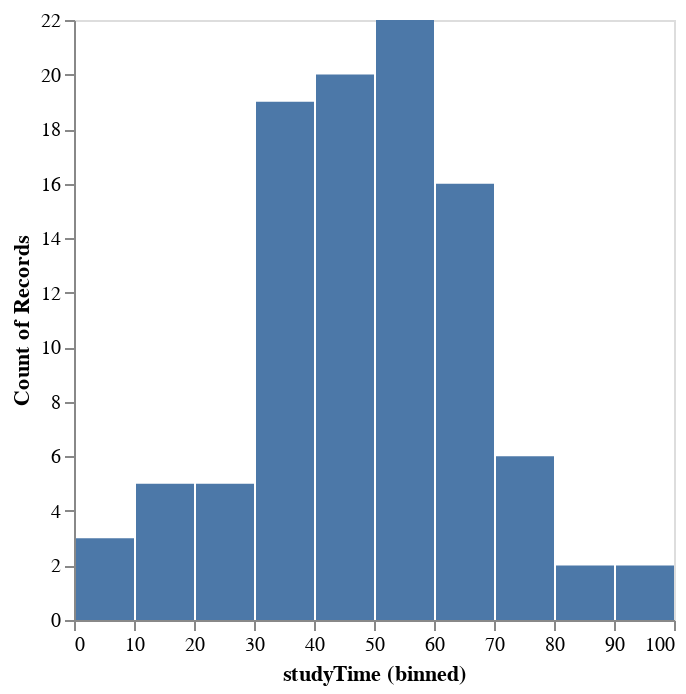

Notebook cell for this chart:
### Code cell
DeepnoteChart(data, """{"layer":[{"layer":[{"mark":{"clip":true,"type":"bar","tooltip":true},"encoding":{"x":{"bin":true,"axis":{"grid":false},"sort":null,"type":"quantitative","field":"studyTime","scale":{"type":"linear"}},"y":{"axis":{"grid":false},"sort":null,"scale":{"type":"linear"},"aggregate":"count"}}}]}],"title":"","config":{"legend":{}},"$schema":"https://vega.github.io/schema/vega-lite/v5.json","encoding":{},"usermeta":{"tooltipDefaultMode":true}}""")

### Figure 1 — Vega-Lite specification as saved in the notebook (floating-point values rounded to 4 significant figures)
{"$schema": "https://vega.github.io/schema/vega-lite/v5.json", "encoding": {}, "layer": [{"layer": [{"mark": {"type": "bar", "tooltip": true, "clip": true}, "encoding": {"x": {"field": "studyTime", "type": "quantitative", "bin": true, "sort": null, "axis": {"grid": false}, "scale": {"type": "linear"}}, "y": {"aggregate": "count", "sort": null, "axis": {"grid": false}, "scale": {"type": "linear"}}}}]}], "title": "", "config": {"legend": {}}, "usermeta": {"tooltipDefaultMode": true}, "data": {"values": [{"studyTime": 68.52, "score": 70.04}, {"studyTime": 88.19, "score": 86.34}, {"studyTime": 22.03, "score": 23.77}, {"studyTime": 61.26, "score": 63.97}, {"studyTime": 36.99, "score": 37.81}, {"studyTime": 40.26, "score": 44.01}, {"studyTime": 38.15, "score": 36.6}, {"studyTime": 32.72, "score": 30.23}, {"studyTime": 50.97, "score": 47.41}, {"studyTime": 33.38, "score": 36.37}, {"studyTime": 55.41, "score": 56.72}, {"studyTime": 49.0, "score": 48.88}, {"studyTime": 45.22, "score": 45.78}, {"studyTime": 31.85, "score": 29.6}, {"studyTime": 38.46, "score": 43.36}, {"studyTime": 65.11, "score": 65.37}, {"studyTime": 60.02, "score": 60.24}, {"studyTime": 30.45, "score": 31.9}, {"studyTime": 51.99, "score": 52.95}, {"studyTime": 65.03, "score": 65.48}, {"studyTime": 16.61, "score": 15.03}, {"studyTime": 60.87, "score": 61.81}, {"studyTime": 36.75, "score": 40.51}, {"studyTime": 61.41, "score": 64.1}, {"studyTime": 34.73, "score": 37.92}, {"studyTime": 13.9, "score": 12.88}, {"studyTime": 17.45, "score": 15.47}, {"studyTime": 50.96, "score": 50.71}, {"studyTime": 55.19, "score": 55.31}, {"studyTime": 31.91, "score": 34.1}, {"studyTime": 62.77, "score": 59.39}, {"studyTime": 16.77, "score": 19.83}, {"studyTime": 48.68, "score": 48.36}, {"studyTime": 25.78, "score": 24.93}, {"studyTime": 36.96, "score": 34.94}, {"studyTime": 50.95, "score": 47.64}, {"studyTime": 32.79, "score": 34.44}, {"studyTime": 42.31, "score": 42.46}, {"studyTime": 70.13, "score": 67.55}, {"studyTime": 38.46, "score": 35.87}, {"studyTime": 66.71, "score": 66.04}, {"studyTime": 27.41, "score": 30.74}, {"studyTime": 60.6, "score": 60.08}, {"studyTime": 78.83, "score": 75.83}, {"studyTime": 0.5671, "score": 0.07562}, {"studyTime": 34.06, "score": 33.52}, {"studyTime": 61.54, "score": 56.15}, {"studyTime": 45.94, "score": 45.83}, {"studyTime": 57.42, "score": 56.96}, {"studyTime": 37.92, "score": 39.31}, {"studyTime": 51.73, "score": 55.43}, {"studyTime": 46.89, "score": 49.14}, {"studyTime": 73.36, "score": 72.82}, {"studyTime": 55.09, "score": 52.88}, {"studyTime": 56.75, "score": 61.9}, {"studyTime": 41.76, "score": 41.88}, {"studyTime": 40.25, "score": 40.28}, {"studyTime": 41.35, "score": 41.3}, {"studyTime": 57.89, "score": 58.29}, {"studyTime": 41.58, "score": 41.29}, {"studyTime": 55.8, "score": 54.65}, {"studyTime": 91.51, "score": 90.41}, {"studyTime": 67.42, "score": 67.36}, {"studyTime": 43.48, "score": 42.39}, {"studyTime": 74.02, "score": 72.6}, {"studyTime": 41.84, "score": 42.05}, {"studyTime": 9.238, "score": 8.728}, {"studyTime": 29.84, "score": 32.85}, {"studyTime": 12.58, "score": 7.282}, {"studyTime": 42.97, "score": 45.15}, {"studyTime": 50.37, "score": 52.86}, {"studyTime": 83.53, "score": 79.38}, {"studyTime": 56.54, "score": 55.85}, {"studyTime": 45.62, "score": 44.88}, {"studyTime": 66.59, "score": 63.77}, {"studyTime": 5.777, "score": 4.222}, {"studyTime": 54.71, "score": 52.49}, {"studyTime": 65.42, "score": 68.92}, {"studyTime": 20.43, "score": 22.3}, {"studyTime": 72.88, "score": 75.42}, {"studyTime": 56.77, "score": 58.21}, {"studyTime": 41.69, "score": 39.44}, {"studyTime": 62.66, "score": 61.61}, {"studyTime": 95.41, "score": 96.39}, {"studyTime": 53.64, "score": 51.19}, {"studyTime": 54.96, "score": 56.39}, {"studyTime": 40.81, "score": 40.33}, {"studyTime": 33.0, "score": 32.25}, {"studyTime": 66.61, "score": 68.03}, {"studyTime": 32.88, "score": 33.77}, {"studyTime": 51.43, "score": 50.71}, {"studyTime": 40.45, "score": 42.77}, {"studyTime": 59.58, "score": 57.42}, {"studyTime": 56.67, "score": 57.91}, {"studyTime": 70.75, "score": 71.94}, {"studyTime": 39.8, "score": 39.18}, {"studyTime": 44.6, "score": 45.25}, {"studyTime": 30.42, "score": 27.92}, {"studyTime": 41.11, "score": 42.96}, {"studyTime": 57.55, "score": 57.18}]}}
